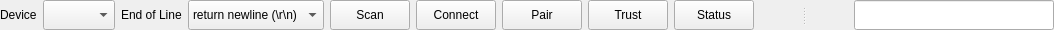
     <widget class="QSplitter" name="splitter_mainWindow_bottom">
      <property name="enabled">
       <bool>true</bool>
      </property>
      <property name="sizePolicy">
       <sizepolicy hsizetype="Expanding" vsizetype="Preferred">
        <horstretch>1</horstretch>
        <verstretch>0</verstretch>
       </sizepolicy>
      </property>
      <property name="orientation">
       <enum>Qt::Orientation::Horizontal</enum>
      </property>
      <property name="handleWidth">
       <number>100</number>
      </property>
      <widget class="QWidget" name="layoutWidget">
       <layout class="QHBoxLayout" name="horizontalLayout_mainWindow_bottomLeft">
        <item>
         <layout class="QFormLayout" name="formLayout_Port">
          <property name="sizeConstraint">
           <enum>QLayout::SizeConstraint::SetDefaultConstraint</enum>
          </property>
          <property name="horizontalSpacing">
           <number>6</number>
          </property>
          <property name="verticalSpacing">
           <number>6</number>
          </property>
          <item row="0" column="0">
           <widget class="QLabel" name="label_SerialPorts">
            <property name="sizePolicy">
             <sizepolicy hsizetype="Preferred" vsizetype="Preferred">
              <horstretch>0</horstretch>
              <verstretch>0</verstretch>
             </sizepolicy>
            </property>
            <property name="minimumSize">
             <size>
              <width>0</width>
              <height>30</height>
             </size>
            </property>
            <property name="maximumSize">
             <size>
              <width>16777215</width>
              <height>30</height>
             </size>
            </property>
            <property name="font">
             <font>
              <pointsize>9</pointsize>
             </font>
            </property>
            <property name="text">
             <string>Device</string>
            </property>
           </widget>
          </item>
          <item row="0" column="1">
           <widget class="QComboBox" name="comboBoxDropDown_Device">
            <property name="sizePolicy">
             <sizepolicy hsizetype="Preferred" vsizetype="Preferred">
              <horstretch>0</horstretch>
              <verstretch>0</verstretch>
             </sizepolicy>
            </property>
            <property name="minimumSize">
             <size>
              <width>0</width>
              <height>30</height>
             </size>
            </property>
            <property name="maximumSize">
             <size>
              <width>16777215</width>
              <height>30</height>
             </size>
            </property>
            <property name="font">
             <font>
              <pointsize>9</pointsize>
             </font>
            </property>
           </widget>
          </item>
         </layout>
        </item>
        <item>
         <layout class="QFormLayout" name="formLayout_lineTermination">
          <item row="0" column="0">
           <widget class="QLabel" name="label_LineTermination">
            <property name="minimumSize">
             <size>
              <width>0</width>
              <height>30</height>
             </size>
            </property>
            <property name="maximumSize">
             <size>
              <width>16777215</width>
              <height>30</height>
             </size>
            </property>
            <property name="font">
             <font>
              <pointsize>9</pointsize>
             </font>
            </property>
            <property name="text">
             <string>End of Line</string>
            </property>
           </widget>
          </item>
          <item row="0" column="1">
           <widget class="QComboBox" name="comboBoxDropDown_LineTermination">
            <property name="sizePolicy">
             <sizepolicy hsizetype="Preferred" vsizetype="Preferred">
              <horstretch>0</horstretch>
              <verstretch>0</verstretch>
             </sizepolicy>
            </property>
            <property name="minimumSize">
             <size>
              <width>0</width>
              <height>30</height>
             </size>
            </property>
            <property name="maximumSize">
             <size>
              <width>16777215</width>
              <height>30</height>
             </size>
            </property>
            <property name="font">
             <font>
              <pointsize>9</pointsize>
             </font>
            </property>
            <item>
             <property name="text">
              <string>return newline (\r\n)</string>
             </property>
            </item>
            <item>
             <property name="text">
              <string>newline (\n)</string>
             </property>
            </item>
            <item>
             <property name="text">
              <string>return (\r)</string>
             </property>
            </item>
            <item>
             <property name="text">
              <string>newline return (\n\r)</string>
             </property>
            </item>
            <item>
             <property name="text">
              <string>none</string>
             </property>
            </item>
           </widget>
          </item>
         </layout>
        </item>
        <item>
         <widget class="QPushButton" name="pushButton_Scan">
          <property name="sizePolicy">
           <sizepolicy hsizetype="Preferred" vsizetype="Preferred">
            <horstretch>0</horstretch>
            <verstretch>0</verstretch>
           </sizepolicy>
          </property>
          <property name="minimumSize">
           <size>
            <width>0</width>
            <height>30</height>
           </size>
          </property>
          <property name="maximumSize">
           <size>
            <width>16777215</width>
            <height>30</height>
           </size>
          </property>
          <property name="font">
           <font>
            <pointsize>9</pointsize>
           </font>
          </property>
          <property name="text">
           <string>Scan</string>
          </property>
         </widget>
        </item>
        <item>
         <widget class="QPushButton" name="pushButton_Connect">
          <property name="sizePolicy">
           <sizepolicy hsizetype="Preferred" vsizetype="Preferred">
            <horstretch>0</horstretch>
            <verstretch>0</verstretch>
           </sizepolicy>
          </property>
          <property name="minimumSize">
           <size>
            <width>0</width>
            <height>30</height>
           </size>
          </property>
          <property name="maximumSize">
           <size>
            <width>16777215</width>
            <height>30</height>
           </size>
          </property>
          <property name="font">
           <font>
            <pointsize>9</pointsize>
           </font>
          </property>
          <property name="text">
           <string>Connect</string>
          </property>
         </widget>
        </item>
        <item>
         <widget class="QPushButton" name="pushButton_Pair">
          <property name="minimumSize">
           <size>
            <width>0</width>
            <height>30</height>
           </size>
          </property>
          <property name="text">
           <string>Pair</string>
          </property>
         </widget>
        </item>
        <item>
         <widget class="QPushButton" name="pushButton_Trust">
          <property name="minimumSize">
           <size>
            <width>0</width>
            <height>30</height>
           </size>
          </property>
          <property name="text">
           <string>Trust</string>
          </property>
         </widget>
        </item>
        <item>
         <widget class="QPushButton" name="pushButton_Status">
          <property name="minimumSize">
           <size>
            <width>0</width>
            <height>30</height>
           </size>
          </property>
          <property name="text">
           <string>Status</string>
          </property>
         </widget>
        </item>
       </layout>
      </widget>
      <widget class="QLineEdit" name="label_throughput">
       <property name="minimumSize">
        <size>
         <width>200</width>
         <height>30</height>
        </size>
       </property>
       <property name="maximumSize">
        <size>
         <width>16777215</width>
         <height>30</height>
        </size>
       </property>
       <property name="font">
        <font>
         <pointsize>9</pointsize>
        </font>
       </property>
      </widget>
     </widget>
